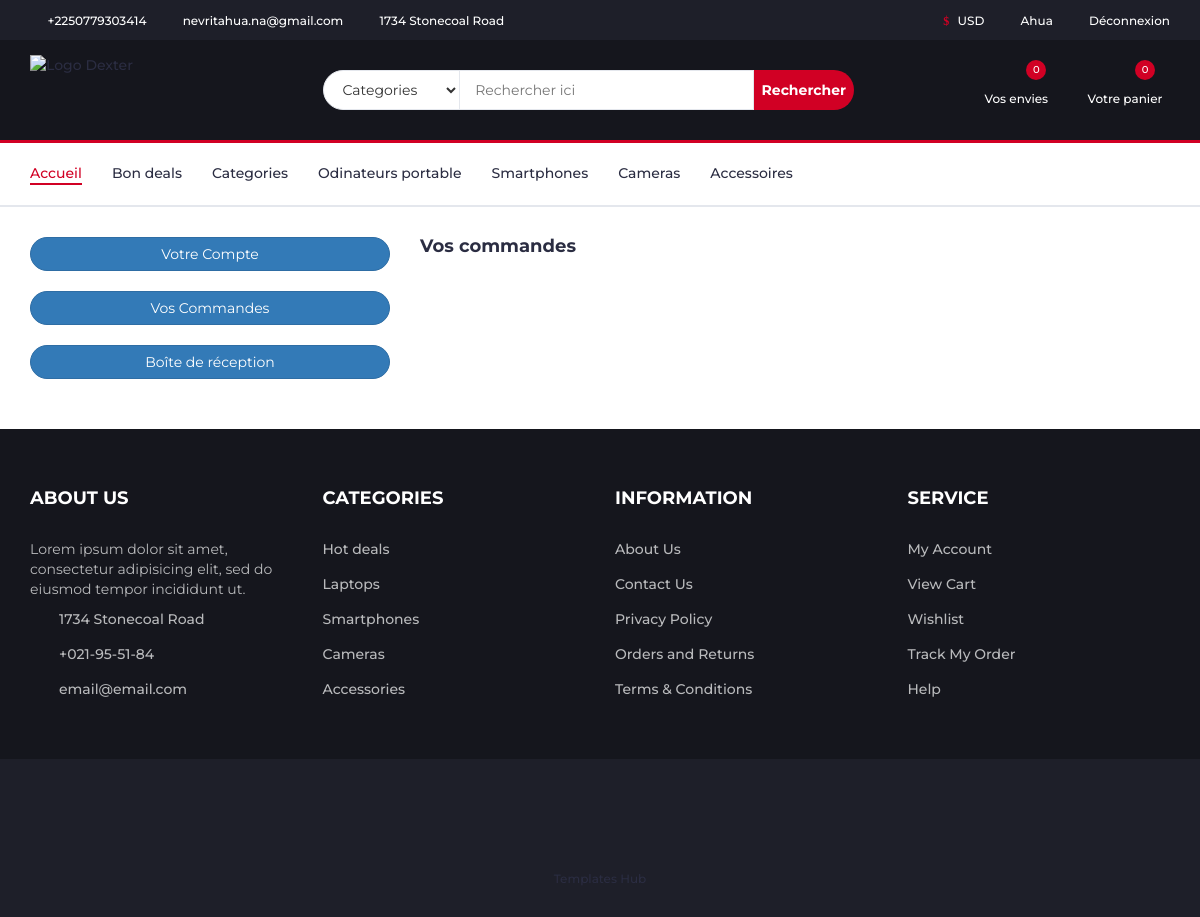
The app's page /my_account/account/orders (signed in), older data.
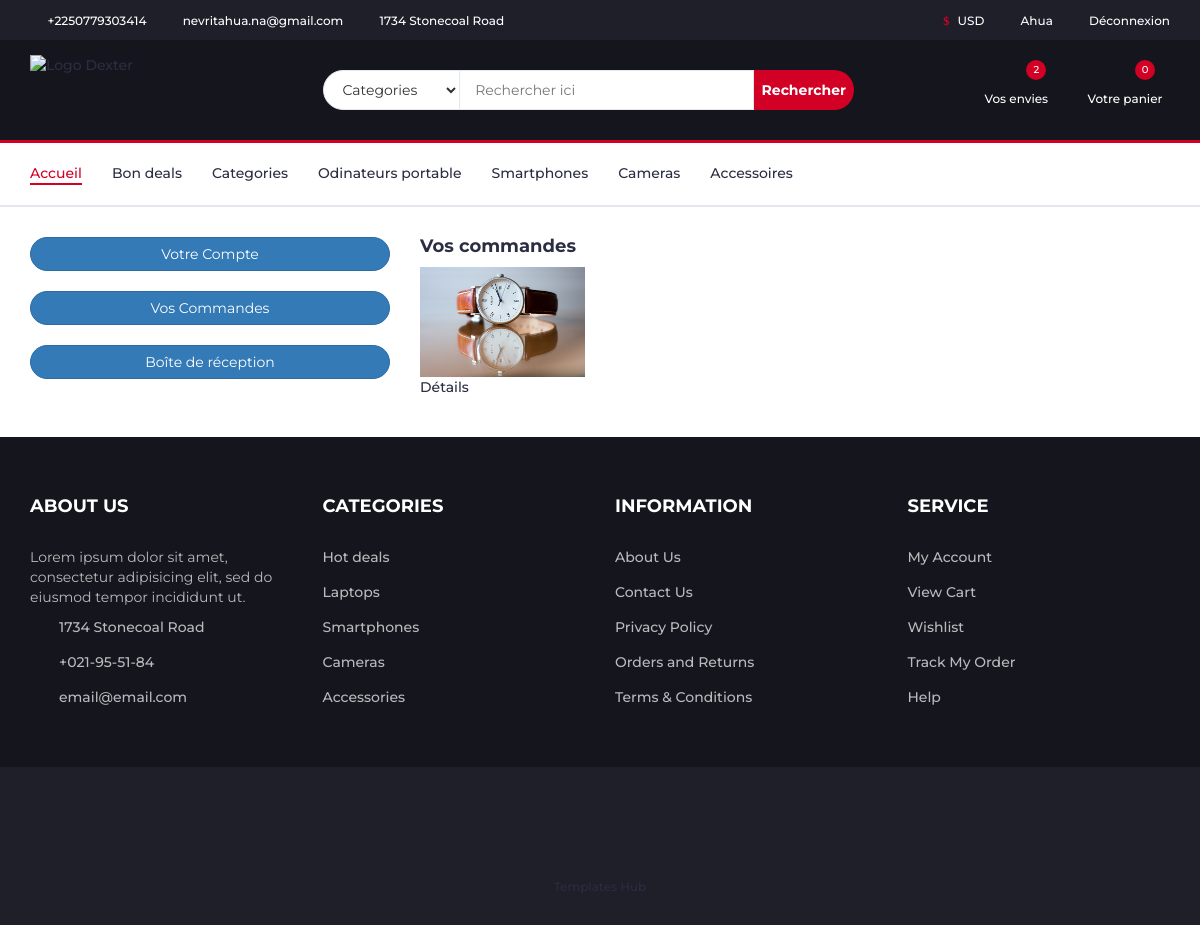
The same page, newer data.
### accounts/models.py (models this page shows, shortened)
class Shopper(AbstractBaseUser):
    email = models.EmailField(unique=True)
    last_name = models.CharField("Nom", max_length=30)
    first_name = models.CharField("Prénoms", max_length=100)
    telephone = PhoneNumberField()
    gender = models.CharField(max_length=10)
    birthdate = models.DateField(default=timezone.now)
    date_joined = models.DateTimeField(default=timezone.now)
    last_login = models.DateTimeField(default=timezone.now)
    is_admin = models.BooleanField(default=False)
    is_active = models.BooleanField(default=True)
    is_staff = models.BooleanField(default=False)
    is_superadmin = models.BooleanField(default=False)
    objects = CustomUserManager()
    USERNAME_FIELD = 'email'
    REQUIRED_FIELDS = [
        'last_name',
        'first_name',
        'telephone',
        'gender',
        'birthdate'
    ]
    @property
    def is_staff(self):
        "Is the user a member of staff?"
        return self.is_admin

### store/models.py (models this page shows, shortened)
class WishList(models.Model):
    user = models.OneToOneField(AUTH_USER_MODEL, on_delete=models.CASCADE)
    products = models.ManyToManyField(Product)

class Cart(models.Model):
    user = models.OneToOneField(AUTH_USER_MODEL, on_delete=models.CASCADE)
    orders = models.ManyToManyField(Order)

class OrderedItem(models.Model):
    user = models.ForeignKey(AUTH_USER_MODEL, on_delete=models.CASCADE)
    product = models.ForeignKey(Product, on_delete=models.CASCADE)
    order_id = models.ForeignKey(OrderOrder, on_delete=models.CASCADE)
    quantity = models.IntegerField(default=1)
    price = models.FloatField(default=0.0)
    total = models.IntegerField(default=0)

class Product(models.Model):
    name = models.CharField(max_length=50)
    title = models.TextField(max_length=200)
    category = models.ForeignKey(Category, on_delete=models.SET_NULL, null=True, blank=True)
    price = models.FloatField(default=0.0)
    old_price = models.FloatField(default=0.0)
    stock_quantity = models.IntegerField(default=0)
    description = RichTextField(blank=True)
    technical_information = RichTextField(blank=True, default='', verbose_name="Fiche technique")
    image = models.ImageField(upload_to='products', blank=True, null=True)
    slug = AutoSlugField(populate_from=['name'])

### accounts/views.py (the view)
# urls.py: path('my_account/account/orders', views.account_orders, name='account-orders'),
def account_orders(request):
    user = request.user
    ordered_items = OrderedItem.objects.filter(user=user)
    context = {'ordered_items': ordered_items}
    return render(request, 'account/account_manage_orders.html', context)

### templates/account/account_manage_orders.html
{% extends "panel/base.html" %}
{% load static %}
{% block content %}
{% include "panel/header.html" %}
<div class="section">
    <div class="container">
        <div class="row gy-4 align-items-center">
            <div class="col-md-4 col-xs-6 text-center text-uppercase">
                <div class="compte">
                    <a href="{% url 'account-option' %}">
                        <button type="button" class="btn btn-primary mt-5" style="width: 100%;border-radius:20px">
                            Votre Compte
                        </button>
                    </a>
                </div>
                <div class="compte">
                    <a href="{% url 'account-orders' %}">
                        <button type="button" class="btn btn-primary mt-5" style="width: 100%;border-radius:20px">
                            Vos Commandes
                        </button>
                    </a>
                </div>
                <div class="compte">
                    <a href="">
                        <button type="button" class="btn btn-primary mt-5" style="width: 100%;border-radius:20px">
                            Boîte de réception
                        </button>
                    </a>
                </div>
            </div>
            <div class="col-md-8 col-xs-6">
                <h4>Vos commandes</h4>
                <div class="row">
                    {% for i in ordered_items %}
                    <div class="col-md-3 col-xs-6">
                        <p>
                            <img src="{{ i.product.image.url }}" alt="{{ i.product.name }}" width="100%">
                            <span class="">
                                <a href="">
                                    Détails
                                </a>
                            </span>
                        </p>
                    </div>
                    {% endfor %}
                </div>
            </div>
        </div>
    </div>
</div>
{% include "panel/footer.html" %}
{% endblock content %}

### templates/panel/header.html (shortened to what this page needs)
{% load static %}
<header>
    {% if request.path != '/cart/checkout/' %}
    <div id="top-header">
        <div class="container">
            <ul class="header-links pull-left">
                <li><a href="#"><i class="fa fa-phone"></i> {{ user.telephone }} </a></li>
                <li><a href="#"><i class="fa fa-envelope-o"></i> {{ user.email }}</a></li>
                <li><a href="#"><i class="fa fa-map-marker"></i> 1734 Stonecoal Road</a></li>
            </ul>
            <ul class="header-links pull-right">
                <li><a href="#"><i class="fa fa-dollar"></i> USD</a></li>
                {% if user.is_authenticated %}
                <li><a href="{% url 'account-manage' %}"><i class="fa fa-user-o"></i> {{ user.last_name }} </a></li>
                <li><a href="{% url 'logout' %}"><i class="fa fa-sign-out"></i> Déconnexion </a></li>
                {% else %}
                <li><a href="{% url 'signin' %}"><i class="fa fa-user-o"></i> Se connecter</a></li>
                {% endif %}
            </ul>
        </div>
    </div>
    {% endif %}
    <div id="header">
        <div class="container">
            <div class="row">
                <div class="col-md-3">
                    <div class="header-logo">
                        <a href="{% url 'accueil' %}" class="logo">
                            <img src='{% static "images/logo.png" %}' alt="Logo Dexter">
                        </a>
                    </div>
                </div>
                {% if request.path != '/cart/checkout/' %}
                <div class="col-md-6">
                    <div class="header-search">
                        <form>
                            <select class="input-select">
                                <option value="0">Categories</option>
                            </select>
                            <input class="input" placeholder="Rechercher ici">
                            <button class="search-btn">Rechercher</button>
                        </form>
                    </div>
                </div>
                {% endif %}
                {% if request.path != '/cart/checkout/' %}
                <div class="col-md-3 clearfix">
                    <div class="header-ctn">
                        <div>
                            <a href="{% url 'wishlist' %}">
                                <i class="fa fa-heart-o"></i>
                                <span>Vos envies</span>
                                {% if user.wishlist %}
                                <div class="qty">
                                    {{ user.wishlist.products.count }}
                                </div>
                                {% else %}
                                <div class="qty">
                                    0
                                </div>
                                {% endif %}
                            </a>
                        </div>
                        <div>
                            {% if user.cart %}
                            <a href="{% url 'cart' %}">
                                <i class="fa fa-shopping-cart"></i>
                                <span>Votre panier</span>
                                <div class="qty">
                                    {{ user.cart.orders.count }}
                                </div>
                            </a>
                            {% endif %}
                        </div>
                    </div>
                </div>
                {% endif %}
            </div>
        </div>
    </div>
</header>
{% include "panel/navigation.html" %}

Row changes from the older to the newer data that the page shows:
computed for Shopper "nevritahua.na@gmail.com": wishlist.products.count "0" → "2"
added OrderedItem: product.image (picture)
